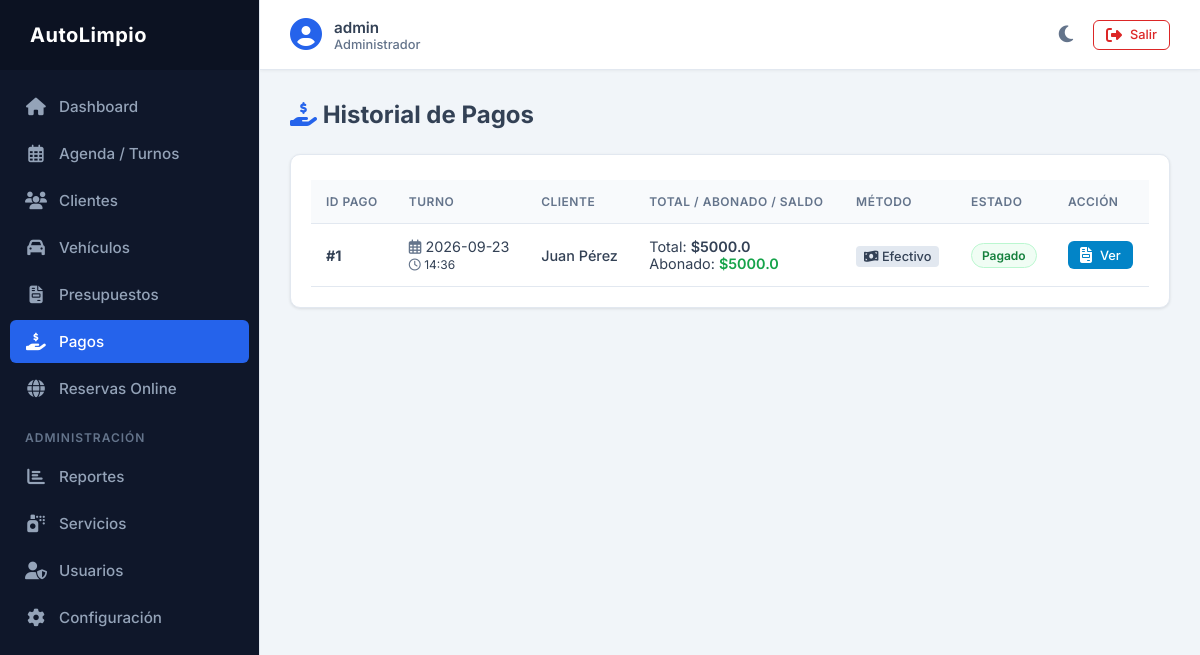
The page /pagos (signed in) on the database its author committed.
### tables this page shows
CREATE TABLE pagos (
        id INTEGER PRIMARY KEY AUTOINCREMENT,
        turno_id INTEGER NOT NULL,
        monto_total REAL NOT NULL,
        monto_abonado REAL NOT NULL,
        saldo_pendiente REAL NOT NULL,
        metodo_pago TEXT NOT NULL,
        estado TEXT NOT NULL,
        fecha TIMESTAMP DEFAULT CURRENT_TIMESTAMP, subtotal REAL DEFAULT 0, tipo_ajuste TEXT, porcentaje_ajuste REAL DEFAULT 0, monto_ajuste REAL DEFAULT 0,
        FOREIGN KEY (turno_id) REFERENCES turnos(id)
    );

CREATE TABLE turnos (
        id INTEGER PRIMARY KEY AUTOINCREMENT,
        cliente_id INTEGER NOT NULL,
        vehiculo_id INTEGER NOT NULL,
        servicio_id INTEGER NOT NULL,
        fecha TEXT NOT NULL,
        hora TEXT NOT NULL,
        estado TEXT NOT NULL DEFAULT 'Pendiente',
        observaciones TEXT,
        FOREIGN KEY (cliente_id) REFERENCES clientes(id),
        FOREIGN KEY (vehiculo_id) REFERENCES vehiculos(id),
        FOREIGN KEY (servicio_id) REFERENCES servicios(id)
    );

CREATE TABLE clientes (
        id INTEGER PRIMARY KEY AUTOINCREMENT,
        nombre TEXT NOT NULL,
        apellido TEXT NOT NULL,
        telefono TEXT NOT NULL,
        email TEXT,
        direccion TEXT,
        fecha_registro TIMESTAMP DEFAULT CURRENT_TIMESTAMP
    );

### app.py (the view)
@app.route('/pagos')
@login_required
def pagos():
    conn = get_db()
    pagos = conn.execute('''
        SELECT p.*, t.fecha as turno_fecha, t.hora as turno_hora, c.nombre, c.apellido
        FROM pagos p
        JOIN turnos t ON p.turno_id = t.id
        JOIN clientes c ON t.cliente_id = c.id
        ORDER BY p.id DESC
    ''').fetchall()
    conn.close()
    return render_template('pagos.html', pagos=pagos)

### app.py (called while the page is built)
def get_db():
    conn = sqlite3.connect(DB_PATH)
    conn.row_factory = sqlite3.Row
    return conn

def login_required(f):
    @wraps(f)
    def decorated_function(*args, **kwargs):
        if 'user_id' not in session:
            return redirect(url_for('login'))
        return f(*args, **kwargs)
    return decorated_function

### templates/pagos.html (shortened to what this page needs)
{% extends 'base.html' %}
{% block content %}
<div class="page-header">
    <h2><i class="fas fa-hand-holding-usd" style="color: var(--primary-color);"></i> Historial de Pagos</h2>
</div>
<div class="table-container">
    <table>
        <thead>
            <tr>
                <th>ID Pago</th>
                <th>Turno</th>
                <th>Cliente</th>
                <th>Total / Abonado / Saldo</th>
                <th>Método</th>
                <th>Estado</th>
                <th>Acción</th>
            </tr>
        </thead>
        <tbody>
            {% for p in pagos %}
            <tr>
                <td><strong>#{{ p.id }}</strong></td>
                <td>
                    <div><i class="far fa-calendar-alt" style="color: var(--text-muted);"></i> {{ p.turno_fecha }}</div>
                    <small><i class="far fa-clock" style="color: var(--text-muted);"></i> {{ p.turno_hora }}</small>
                </td>
                <td>
                    <div style="font-weight: 500;">{{ p.nombre }} {{ p.apellido }}</div>
                </td>
                <td>
                    <div>
                        Total: <span style="font-weight: 600;">${{ p.monto_total }}</span>
                    </div>
                    <div>Abonado: <span style="color: var(--success-color); font-weight: 600;">${{ p.monto_abonado }}</span></div>
                </td>
                <td>
                    <span style="background: #e2e8f0; padding: 3px 8px; border-radius: 4px; font-size: 0.8rem; font-weight: 500;">
                        {% if p.metodo_pago == 'Efectivo' %}<i class="fas fa-money-bill-wave text-success"></i>
                        {% elif p.metodo_pago == 'Transferencia' %}<i class="fas fa-mobile-alt text-info"></i>
                        {% elif p.metodo_pago == 'Tarjeta' %}<i class="far fa-credit-card text-primary"></i>
                        {% else %}<i class="fas fa-wallet text-secondary"></i>{% endif %}
                        {{ p.metodo_pago }}
                    </span>
                </td>
                <td>
                    <span class="status-badge {% if p.estado == 'Pagado' %}status-finalizado{% else %}status-pendiente{% endif %}">
                        {{ p.estado }}
                    </span>
                </td>
                <td>
                    <a href="{{ url_for('comprobante', pago_id=p.id) }}" class="btn btn-info btn-sm" target="_blank" title="Ver Comprobante">
                        <i class="fas fa-file-invoice"></i> Ver
                    </a>
                </td>
            </tr>
            {% endfor %}
        </tbody>
    </table>
</div>
{% endblock %}

### static/css/style.css (style rules this page uses)
:root { --primary-color: #2563eb; --primary-hover: #1d4ed8; --secondary-color: #475569; --secondary-hover: #334155; --success-color: #16a34a; --success-hover: #15803d; --danger-color: #dc2626; --danger-hover: #b91c1c; --warning-color: #d97706; --info-color: #0284c7; --bg-color: #f1f5f9; --sidebar-bg: #0f172a; --sidebar-text: #94a3b8; --sidebar-hover: #1e293b; --sidebar-active: #2563eb; --sidebar-active-text: #ffffff; --card-bg: #ffffff; --text-main: #334155; --text-muted: #64748b; --border-color: #e2e8f0; --table-header-bg: #f8fafc; --table-hover-bg: #f1f5f9; --input-bg: #ffffff; --input-border: #cbd5e1; --input-text: #334155; --sidebar-width: 260px; --badge-pend-bg: #fefce8; --badge-pend-text: #a16207; --badge-pend-border: #fef08a; --badge-proc-bg: #eff6ff; --badge-proc-text: #1d4ed8; --badge-proc-border: #bfdbfe; --badge-fin-bg: #f0fdf4; --badge-fin-text: #15803d; --badge-fin-border: #bbf7d0; --badge-canc-bg: #fef2f2; --badge-canc-text: #b91c1c; --badge-canc-border: #fecaca; --icon-blue-bg: #eff6ff; --icon-blue-text: #2563eb; --icon-green-bg: #f0fdf4; --icon-green-text: #16a34a; --icon-yellow-bg: #fefce8; --icon-yellow-text: #ca8a04; --icon-red-bg: #fef2f2; --icon-red-text: #dc2626; --icon-purple-bg: #faf5ff; --icon-purple-text: #9333ea; --icon-teal-bg: #f0fdfa; --icon-teal-text: #0d9488; }
* { box-sizing: border-box; margin: 0; padding: 0; }
body { font-family: 'Inter', sans-serif; background-color: var(--bg-color); color: var(--text-main); display: flex; min-height: 100vh; transition: background-color 0.3s ease, color 0.3s ease; }
.btn { display: inline-flex; align-items: center; justify-content: center; padding: 8px 16px; border: none; border-radius: 6px; cursor: pointer; text-decoration: none; font-size: 0.9rem; font-weight: 500; transition: background-color 0.25s ease, color 0.25s ease, border-color 0.25s ease, box-shadow 0.25s ease, transform 0.15s ease; gap: 8px; }
.btn i { font-size: 1rem; }
.btn-info { background-color: var(--info-color); color: white; }
.btn-sm { padding: 6px 12px; font-size: 0.8rem; }
.page-header { display: flex; justify-content: space-between; align-items: center; margin-bottom: 25px; flex-wrap: wrap; gap: 15px; }
.page-header h2 { font-size: 1.5rem; color: var(--text-main); margin: 0; }
.table-container { background: var(--card-bg); padding: 20px; border-radius: 10px; box-shadow: 0 1px 3px rgba(0,0,0,0.1); border: 1px solid var(--border-color); overflow-x: auto; width: 100%; transition: background-color 0.3s ease, border-color 0.3s ease; }
table { width: 100%; border-collapse: collapse; margin-top: 5px; white-space: nowrap; }
table th, table td { padding: 14px 15px; text-align: left; border-bottom: 1px solid var(--border-color); font-size: 0.9rem; color: var(--text-main); }
table th { background-color: var(--table-header-bg); color: var(--text-muted); font-weight: 600; text-transform: uppercase; font-size: 0.75rem; letter-spacing: 0.5px; }
.status-badge { padding: 4px 10px; border-radius: 20px; font-size: 0.75rem; font-weight: 600; display: inline-block; }
.status-finalizado { background-color: var(--badge-fin-bg); color: var(--badge-fin-text); border: 1px solid var(--badge-fin-border); }

### rows shown on the page
pagos: id "1", turno_fecha "2026-09-23", turno_hora "14:36", nombre "Juan", apellido "Pérez", monto_total "5000.0", monto_abonado "5000.0", metodo_pago "Efectivo", estado "Pagado"

### other values the page prints
{{ session.get('username') }} "admin"
{{ session.get('rol') | capitalize }} "Administrador"
